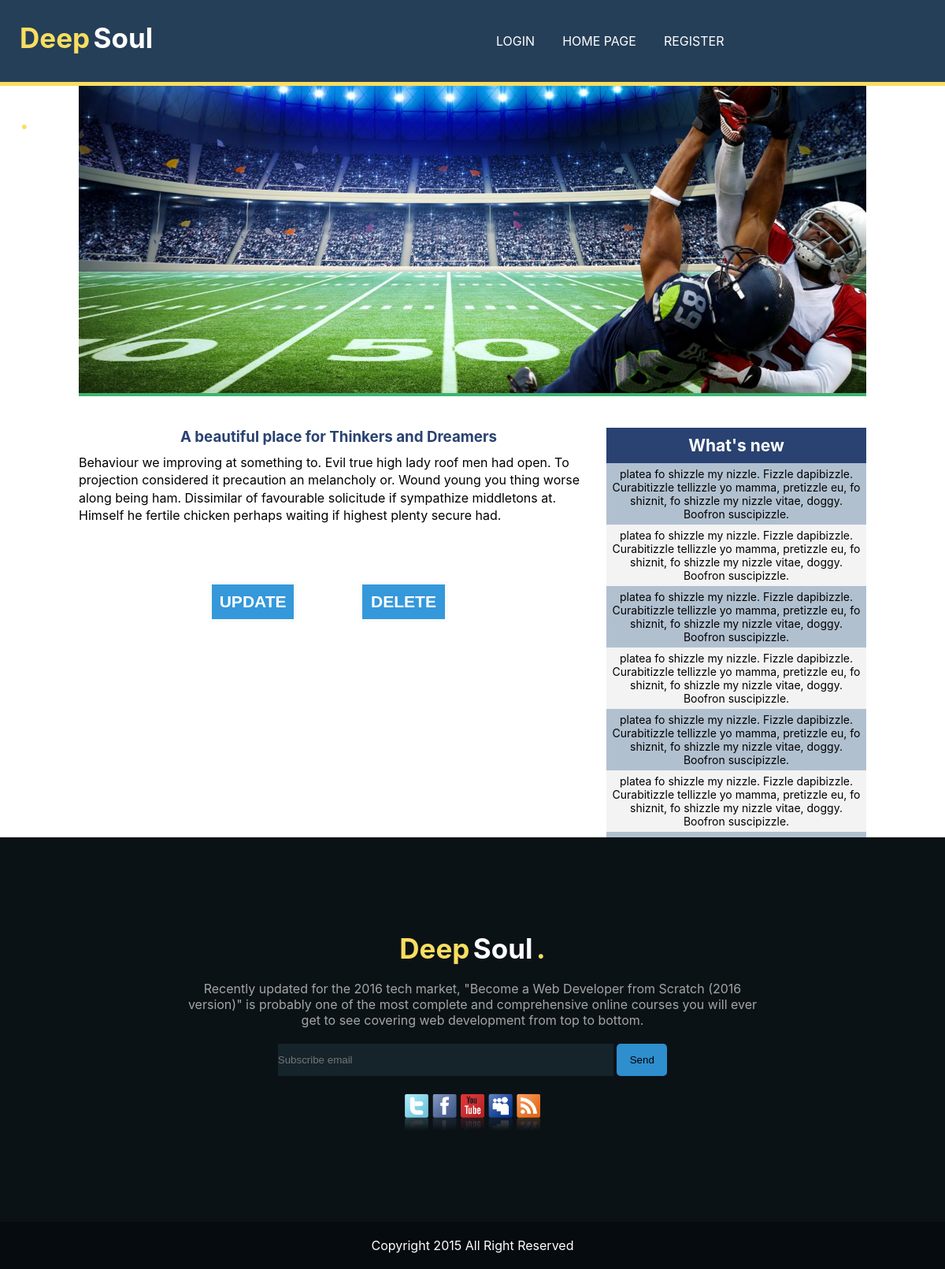
Screenshot of /ctr_singlePost.php?id=35 with the database file from the repository.
### tables this page shows
CREATE TABLE `posts` (
  `id` int(11) NOT NULL,
  `title` varchar(200) NOT NULL,
  `content` text NOT NULL,
  `user_id` int(11) DEFAULT NULL
);

### ctr_singlePost.php (called while the page is built, shortened)
<?php
require 'models/model.php';
$postid = $_GET['id'];
$onePost = getSinglePost($_GET['id']);
require 'assets/v_head.php';
require 'assets/v_header.php';
require 'assets/v_container_single.php';
require 'assets/v_footer.php';
?>

### models/model.php (called while the page is built, shortened)
<?php
$host = '127.0.0.1';
$dbname   = 'myblog';
$user = 'root';
$pass = '';
$charset = 'utf8';
$dsn = "mysql:host={$host};dbname={$dbname};charset={$charset}";
try {
   $connexion = new PDO($dsn, $user, $pass);
   $connexion->setAttribute(PDO::ATTR_ERRMODE, PDO::ERRMODE_EXCEPTION);
   $connexion->setAttribute(PDO::ATTR_DEFAULT_FETCH_MODE, PDO::FETCH_ASSOC);
}
catch(PDOException $e)
    {
      echo 'ERROR:'.$e->getMessage();
    }
function getSinglePost($id){
 global $connexion;
 try {
   $sqlSinglePost ="SELECT title , content FROM posts WHERE id = :id ";
   $pdoStat = $connexion->prepare($sqlSinglePost);
   $pdoStat->bindValue(':id',$id , PDO::PARAM_INT );
   $pdoStat->execute();
    $postTitle = $pdoStat->fetch();
    return  $postTitle;
}
catch(PDOException $e) {
   echo "Error: " . $e->getMessage();
}
}
?>

### assets/v_single_content.php (the view, shortened to what this page needs)
  <div id="articles">
  <div class="article" class="clearfix">
      <div class="article_friend">
          <h3> <?php echo $onePost['title'] ?></h3>
          <p><?php echo nl2br($onePost['content']) ?></p>
      </div>
  </div>
  <div class="del-submit">
   <button id="deletePost" class="button-blue-delete" data-id="<?php echo $postid ?>">DELETE</button>
   <button id="updatePost" class="button-blue-update" data-id="<?php echo $postid ?>">UPDATE</button>
</div>
</div>

### css/style.css (style rules this page uses)
* { margin: 0; padding: 0; }
body { font-family: -apple-system, BlinkMacSystemFont, "Segoe UI", Roboto, "Helvetica Neue", Arial, sans-serif; }
.button-blue-update { font-family: 'Montserrat', Arial, Helvetica, sans-serif; float: left; width: 17%; position: absolute; bottom: 12%; left: 25%; border: #fbfbfb solid 4px; cursor: pointer; background-color: #3498db; color: white; font-size: 21px; padding-top: 10px; padding-bottom: 10px; transition: all 0.3s; margin-top: -4px; font-weight: 700; }
.button-blue-delete { font-family: 'Montserrat', Arial, Helvetica, sans-serif; float: left; width: 17%; position: absolute; bottom: 12%; left: 54%; border: #fbfbfb solid 4px; cursor: pointer; background-color: #3498db; color: white; font-size: 21px; padding-top: 10px; padding-bottom: 10px; transition: all 0.3s; margin-top: -4px; font-weight: 700; }
#articles { position: relative; float: left; width: 66%; height:auto; }
.article_friend { height: auto; overflow: auto; margin-bottom: 84px; }
.article_friend p { line-height: 1.4; overflow: auto; height: auto; max-height:400px; }
.article h3 { text-align: center; color:#294271; margin-bottom: 10px; }

### rows the page displays
posts: title "A beautiful place for Thinkers and Dreamers", content "Behaviour we improving at something to. Evil true high lady roof men had open. To projection considered it precaution an melancholy or. Wound young you thing worse along being ham. Dissimilar of favourable solicitude if sympathize middletons at. Himself he fertile chicken perhaps waiting if highest plenty secure had."
